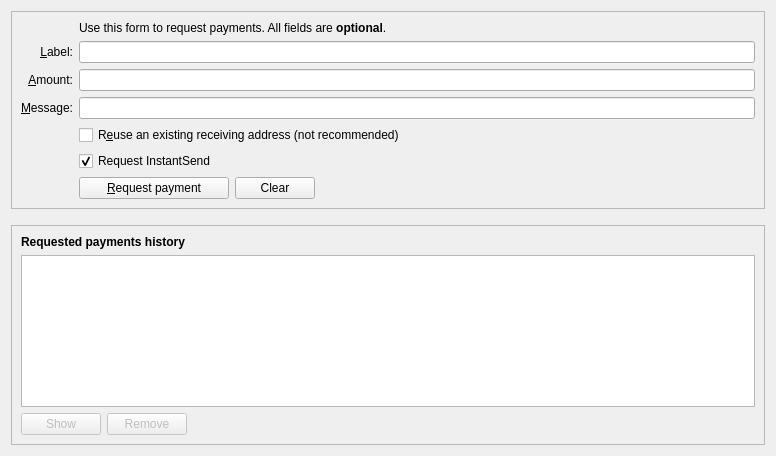
<?xml version="1.0" encoding="UTF-8"?>
<ui version="4.0">
 <class>ReceiveCoinsDialog</class>
 <widget class="QWidget" name="ReceiveCoinsDialog">
  <property name="geometry">
   <rect>
    <x>0</x>
    <y>0</y>
    <width>776</width>
    <height>456</height>
   </rect>
  </property>
  <layout class="QVBoxLayout" name="verticalLayout" stretch="0,0,1">
   <item>
    <widget class="QFrame" name="frame2">
     <property name="sizePolicy">
      <sizepolicy hsizetype="Preferred" vsizetype="Expanding">
       <horstretch>0</horstretch>
       <verstretch>0</verstretch>
      </sizepolicy>
     </property>
     <property name="frameShape">
      <enum>QFrame::StyledPanel</enum>
     </property>
     <property name="frameShadow">
      <enum>QFrame::Sunken</enum>
     </property>
     <layout class="QVBoxLayout" name="verticalLayout_3">
      <item>
       <layout class="QGridLayout" name="gridLayout">
        <item row="7" column="2">
         <widget class="QCheckBox" name="reuseAddress">
          <property name="toolTip">
           <string>Reuse one of the previously used receiving addresses.&lt;br&gt;Reusing addresses has security and privacy issues.&lt;br&gt;Do not use this unless re-generating a payment request made before.</string>
          </property>
          <property name="text">
           <string>R&amp;euse an existing receiving address (not recommended)</string>
          </property>
         </widget>
        </item>
        <item row="7" column="0">
         <widget class="QLabel" name="label_4">
          <property name="text">
           <string/>
          </property>
         </widget>
        </item>
        <item row="6" column="0">
         <widget class="QLabel" name="label_3">
          <property name="toolTip">
           <string>An optional message to attach to the payment request, which will be displayed when the request is opened. Note: The message will not be sent with the payment over the Binarium network.</string>
          </property>
          <property name="text">
           <string>&amp;Message:</string>
          </property>
          <property name="alignment">
           <set>Qt::AlignRight|Qt::AlignTrailing|Qt::AlignVCenter</set>
          </property>
          <property name="buddy">
           <cstring>reqMessage</cstring>
          </property>
         </widget>
        </item>
        <item row="4" column="2">
         <widget class="QLineEdit" name="reqLabel">
          <property name="toolTip">
           <string>An optional label to associate with the new receiving address.</string>
          </property>
         </widget>
        </item>
        <item row="6" column="2">
         <widget class="QLineEdit" name="reqMessage">
          <property name="toolTip">
           <string>An optional message to attach to the payment request, which will be displayed when the request is opened.&lt;br&gt;Note: The message will not be sent with the payment over the Binarium network.</string>
          </property>
         </widget>
        </item>
        <item row="2" column="2">
         <widget class="QLabel" name="label_5">
          <property name="text">
           <string>Use this form to request payments. All fields are &lt;b&gt;optional&lt;/b&gt;.</string>
          </property>
         </widget>
        </item>
        <item row="4" column="0">
         <widget class="QLabel" name="label_2">
          <property name="toolTip">
           <string>An optional label to associate with the new receiving address.</string>
          </property>
          <property name="text">
           <string>&amp;Label:</string>
          </property>
          <property name="alignment">
           <set>Qt::AlignRight|Qt::AlignTrailing|Qt::AlignVCenter</set>
          </property>
          <property name="buddy">
           <cstring>reqLabel</cstring>
          </property>
         </widget>
        </item>
        <item row="5" column="0">
         <widget class="QLabel" name="label">
          <property name="toolTip">
           <string>An optional amount to request. Leave this empty or zero to not request a specific amount.</string>
          </property>
          <property name="text">
           <string>&amp;Amount:</string>
          </property>
          <property name="alignment">
           <set>Qt::AlignRight|Qt::AlignTrailing|Qt::AlignVCenter</set>
          </property>
          <property name="buddy">
           <cstring>reqAmount</cstring>
          </property>
         </widget>
        </item>
        <item row="5" column="2">
         <widget class="BitcoinAmountField" name="reqAmount">
          <property name="minimumSize">
           <size>
            <width>80</width>
            <height>0</height>
           </size>
          </property>
          <property name="toolTip">
           <string>An optional amount to request. Leave this empty or zero to not request a specific amount.</string>
          </property>
         </widget>
        </item>
        <item row="9" column="2">
         <layout class="QHBoxLayout" name="horizontalLayout">
          <item>
           <widget class="QPushButton" name="receiveButton">
            <property name="minimumSize">
             <size>
              <width>150</width>
              <height>0</height>
             </size>
            </property>
            <property name="text">
             <string>&amp;Request payment</string>
            </property>
           </widget>
          </item>
          <item>
           <widget class="QPushButton" name="clearButton">
            <property name="sizePolicy">
             <sizepolicy hsizetype="Minimum" vsizetype="Fixed">
              <horstretch>0</horstretch>
              <verstretch>0</verstretch>
             </sizepolicy>
            </property>
            <property name="toolTip">
             <string>Clear all fields of the form.</string>
            </property>
            <property name="text">
             <string>Clear</string>
            </property>
            <property name="autoDefault">
             <bool>false</bool>
            </property>
           </widget>
          </item>
          <item>
           <spacer name="horizontalSpacer">
            <property name="orientation">
             <enum>Qt::Horizontal</enum>
            </property>
            <property name="sizeHint" stdset="0">
             <size>
              <width>40</width>
              <height>20</height>
             </size>
            </property>
           </spacer>
          </item>
         </layout>
        </item>
        <item row="9" column="0">
         <widget class="QLabel" name="label_7">
          <property name="text">
           <string/>
          </property>
         </widget>
        </item>
        <item row="8" column="2">
         <widget class="QCheckBox" name="checkUseInstantSend">
          <property name="text">
           <string>Request InstantSend</string>
          </property>
          <property name="checked">
           <bool>true</bool>
          </property>
         </widget>
        </item>
       </layout>
      </item>
     </layout>
    </widget>
   </item>
   <item>
    <spacer name="verticalSpacer_2">
     <property name="orientation">
      <enum>Qt::Vertical</enum>
     </property>
     <property name="sizeHint" stdset="0">
      <size>
       <width>20</width>
       <height>10</height>
      </size>
     </property>
    </spacer>
   </item>
   <item>
    <widget class="QFrame" name="frame_RecentPaymentsHistory">
     <property name="sizePolicy">
      <sizepolicy hsizetype="Preferred" vsizetype="Expanding">
       <horstretch>0</horstretch>
       <verstretch>0</verstretch>
      </sizepolicy>
     </property>
     <property name="frameShape">
      <enum>QFrame::StyledPanel</enum>
     </property>
     <property name="frameShadow">
      <enum>QFrame::Raised</enum>
     </property>
     <layout class="QVBoxLayout" name="verticalLayout_2">
      <item>
       <widget class="QLabel" name="label_6">
        <property name="font">
         <font>
          <weight>75</weight>
          <bold>true</bold>
         </font>
        </property>
        <property name="text">
         <string>Requested payments history</string>
        </property>
       </widget>
      </item>
      <item>
       <widget class="QTableView" name="recentRequestsView">
        <property name="contextMenuPolicy">
         <enum>Qt::CustomContextMenu</enum>
        </property>
        <property name="tabKeyNavigation">
         <bool>false</bool>
        </property>
        <property name="sortingEnabled">
         <bool>true</bool>
        </property>
       </widget>
      </item>
      <item>
       <layout class="QHBoxLayout" name="horizontalLayout_2">
        <item>
         <widget class="QPushButton" name="showRequestButton">
          <property name="enabled">
           <bool>false</bool>
          </property>
          <property name="toolTip">
           <string>Show the selected request (does the same as double clicking an entry)</string>
          </property>
          <property name="text">
           <string>Show</string>
          </property>
          <property name="autoDefault">
           <bool>false</bool>
          </property>
         </widget>
        </item>
        <item>
         <widget class="QPushButton" name="removeRequestButton">
          <property name="enabled">
           <bool>false</bool>
          </property>
          <property name="toolTip">
           <string>Remove the selected entries from the list</string>
          </property>
          <property name="text">
           <string>Remove</string>
          </property>
          <property name="autoDefault">
           <bool>false</bool>
          </property>
         </widget>
        </item>
        <item>
         <spacer name="horizontalSpacer_2">
          <property name="orientation">
           <enum>Qt::Horizontal</enum>
          </property>
          <property name="sizeHint" stdset="0">
           <size>
            <width>40</width>
            <height>20</height>
           </size>
          </property>
         </spacer>
        </item>
       </layout>
      </item>
     </layout>
    </widget>
   </item>
  </layout>
 </widget>
 <customwidgets>
  <customwidget>
   <class>BitcoinAmountField</class>
   <extends>QLineEdit</extends>
   <header>bitcoinamountfield.h</header>
   <container>1</container>
  </customwidget>
 </customwidgets>
 <tabstops>
  <tabstop>reqLabel</tabstop>
  <tabstop>reqAmount</tabstop>
  <tabstop>reqMessage</tabstop>
  <tabstop>reuseAddress</tabstop>
  <tabstop>receiveButton</tabstop>
  <tabstop>clearButton</tabstop>
  <tabstop>recentRequestsView</tabstop>
  <tabstop>showRequestButton</tabstop>
  <tabstop>removeRequestButton</tabstop>
 </tabstops>
 <resources>
  <include location="../binarium.qrc"/>
 </resources>
 <connections/>
</ui>
